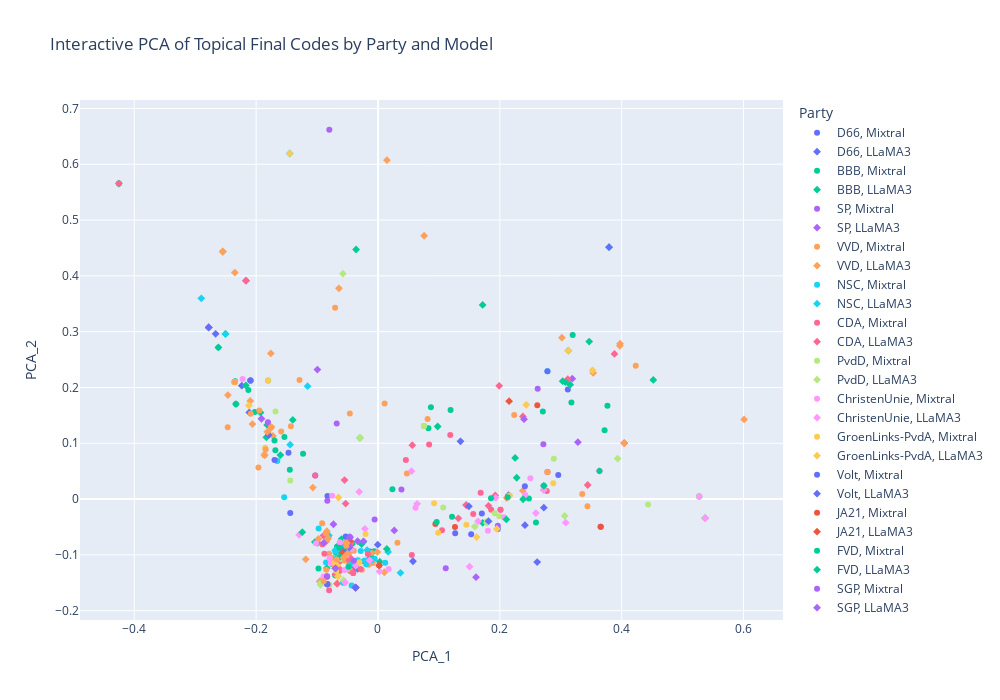

This figure's notebook cell:
### Code cell
import plotly.express as px

# Use stricter topical-only cleaned DataFrame from previous steps
fig = px.scatter(
    topical_df,
    x="PCA_1",
    y="PCA_2",
    color="party",
    symbol="Model",
    hover_data=["Final_Code", "party", "Model"],
    title="Interactive PCA of Topical Final Codes by Party and Model"
)

fig.update_layout(
    legend_title_text="Party",
    height=700,
    width=1000
)

fig.show()
